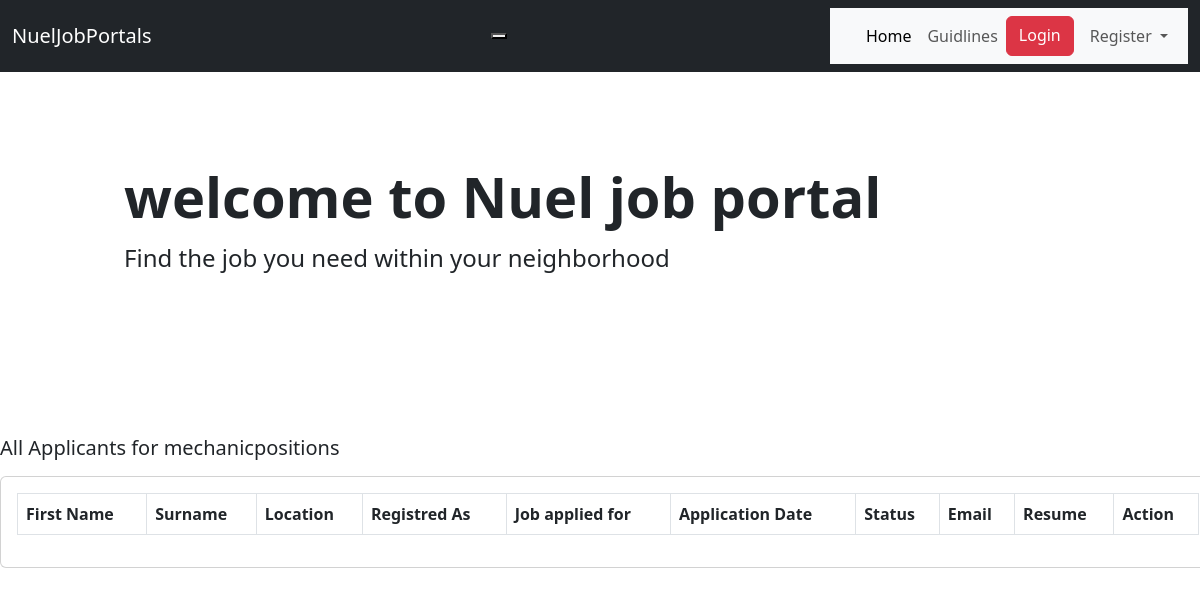
/all-applicants/3/, run on an earlier commit of the app's database.
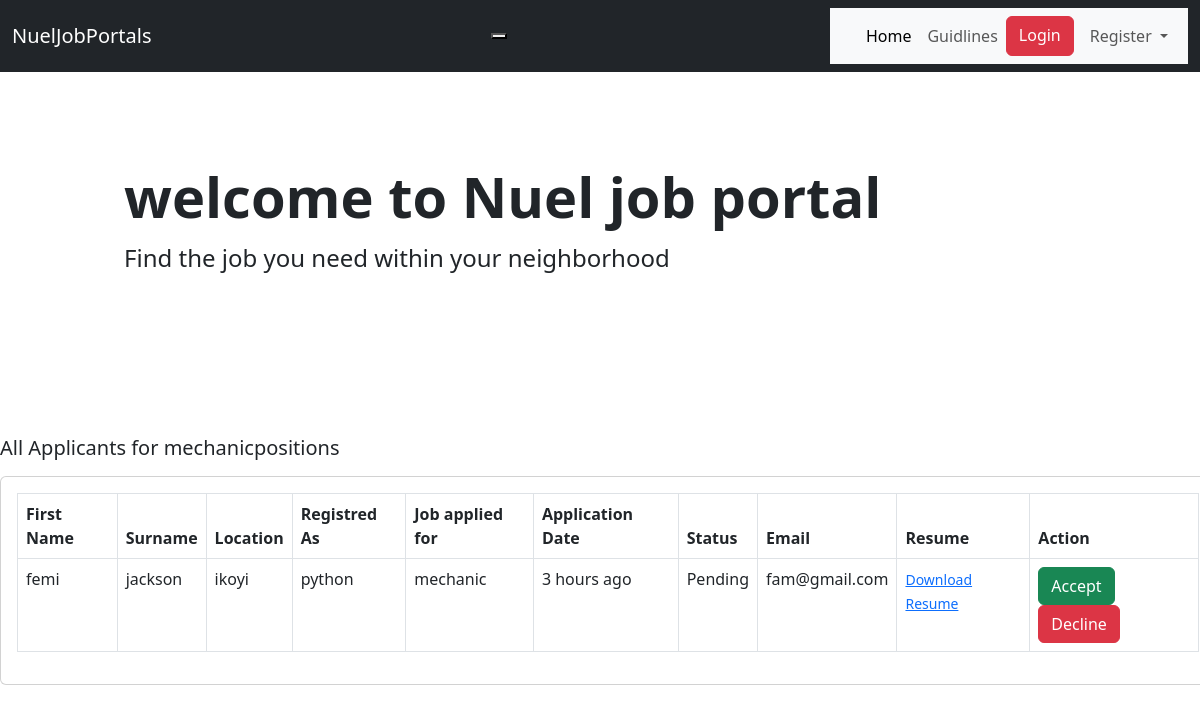
And on a later commit of the database.
### job/models.py (models this page shows, shortened)
class ApplyJob(models.Model):
   status_choices=(
      ('Accepted','Accepted'),
      ('Declined','Declined'),
      ('Pending','Pending')
      )
   user = models.ForeignKey(User, on_delete=models.CASCADE)
   job = models.ForeignKey(AvailableJobs, on_delete=models.CASCADE)
   timestamp =models.DateTimeField(auto_now_add=True)
   status = models.CharField(max_length=20, choices=status_choices)

class AvailableJobs(models.Model):
   job_type_choices=(
      ('Remote','Remote'),
      ('Onsite','Onsite'),
      ('Hybrid','Hybrid')
   )
   user = models.ForeignKey(User, on_delete=models.CASCADE)
   employers = models.ForeignKey(Employers, on_delete=models.CASCADE)
   title = models.CharField(max_length=200)
   city = models.CharField(max_length=200)
   location = models.ForeignKey(Location, on_delete=models.CASCADE,blank=True,null=True)
   salary = models.PositiveIntegerField(default=35000)
   requirements = models.TextField()
   ideal_candidate =models.TextField()
   is_available =models.BooleanField(default=True)
   date_created = models.DateField(auto_now_add = True, null=True, blank=True)
   created_on = models.DateTimeField(auto_now_add = True, null=True, blank=True)
   industry = models.ForeignKey(Industry, on_delete=models.CASCADE,blank=True,null=True)
   job_type= models.CharField(max_length=200,choices=job_type_choices,null=True,blank=True)
   class Meta:
      verbose_name_plural='AvailableJobs'
      ordering = ['-date_created']

### account/models.py (models this page shows)
class User(AbstractUser):
    email =models.EmailField(unique=True)
    is_recruiter =models.BooleanField(default=False)
    is_applicant =models.BooleanField(default=False)
    is_resume =models.BooleanField(default=False)
    is_company =models.BooleanField(default=False)

### resume/models.py (models this page shows, shortened)
class Resume(models.Model):
   user = models.OneToOneField(User, on_delete=models.CASCADE)
   img = CloudinaryField(blank=True,null=True)
   first_name = models.CharField(max_length=200)
   surname = models.CharField(max_length=200)
   location = models.CharField(max_length=200)
   job_title = models.CharField(max_length=200)
   upload_resume =models.FileField(upload_to='resume',null=True, blank=True)
   date_created = models.DateField(auto_now_add = True, null=True, blank=True)
   class Meta:
      verbose_name_plural='Resume'
      ordering = ['-date_created']

### products/views.py (the view)
# urls.py: path('all-applicants/<int:pk>/', views.all_applicants, name='all-applicants'),
def all_applicants(request,pk):
    job =AvailableJobs.objects.get(pk=pk)
    applicants =job.applyjob_set.all()
    context={'job':job, 'applicants':applicants}
    return render(request,'jobs/all_applicants.html',context)

### templates/jobs/all_applicants.html (shortened to what this page needs)
{% extends 'layouts/base.html' %}
{% load widget_tweaks %}
{% load humanize %}
{% block content %}
<h5 class="card-title mb-3">All Applicants for {{ job.title }}positions</h5>
<div class="card mx-auto" style="width: 76rem;">
    <div class="card-body">
        <table class="table table-bordered">
            <thead>
                <tr>
                    <th>First Name</th>
                    <th>
                       Surname
                    </th>
                    <th>Location</th>
                    <th>
                        Registred As
                    </th>
                    <th>
                       Job applied for
                    </th>
                    <th>Application Date</th>
                    <th>Status </th>
                    <th>Email </th>
                    <th>
                       Resume
                    </th>
                    <th>Action</th>
                </tr>
            </thead>
            <tbody>
                {% for apply in applicants %}
                <tr>
                    <td>{{ apply.user.resume.first_name }}</td>
                    <td>{{ apply.user.resume.surname }}</td>
                    <td>{{ apply.user.resume.location }}</td>
                    <td>{{ apply.user.resume.job_title }}</td>
                    <td>{{ apply.job.title }}</td>
                    <td>{{ apply.timestamp|naturaltime }}</td>
                    <td>{{ apply.status}}</td>
                    <td>{{ apply.user}}</td>
                    <td><a target="_blank" href="{{ apply.user.resume.upload_resume.url }}"><small>Download Resume</small></a></td>
                    {% if apply.status == "Accepted" %}
                     <td><button class="btn btn-success">Accepted</button></td>
                    {% elif apply.status == "Declined" %}
                    <td><button class="btn btn-danger">Rejected</button></td>
                    {% else %}
                    <td><a href="{% url 'products:accepted' apply.pk %}" class="btn btn-success" type="submit">Accept</a> <a href="{% url 'products:declined' apply.pk %}" class="btn btn-danger" type="submit">Decline</a></td>
                   {% endif %}
                </tr>
                {% endfor %}
            </tbody>
        </table>
    </div>
</div>
{% endblock %}

What changed in the data, as far as the page shows it:
added ApplyJob: user.resume.first_name "femi", user.resume.surname "jackson", user.resume.location "ikoyi", user.resume.job_title "python", job "mechanic", timestamp "3 hours ago", status "Pending", user "fam@gmail.com", shows "Accept"
